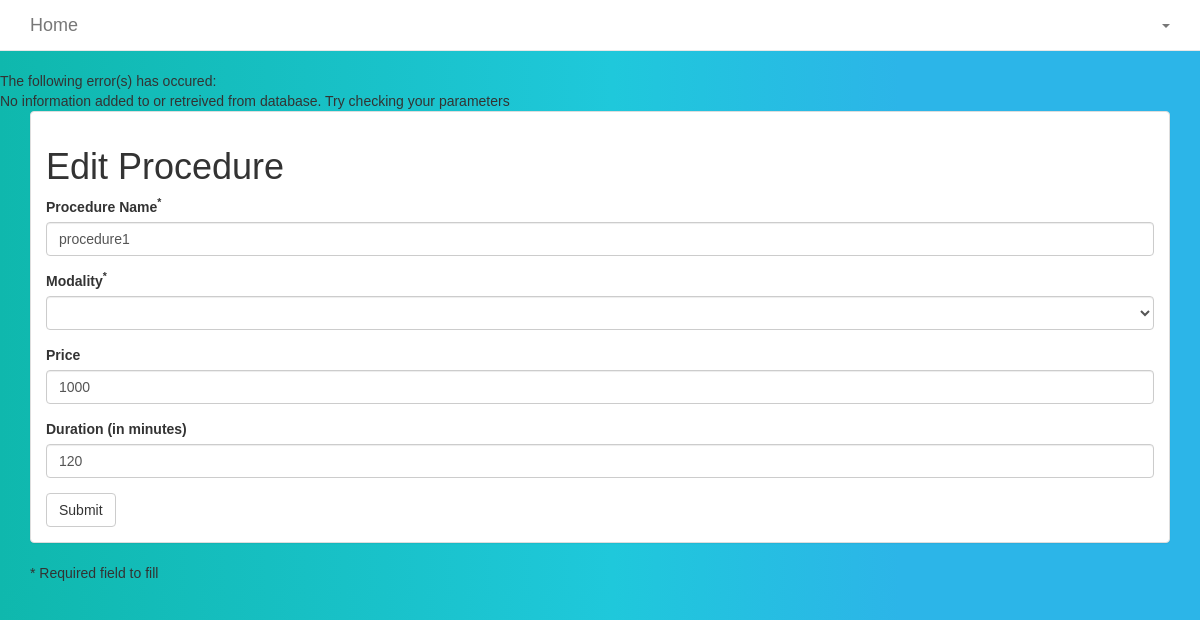
The page /edit_procedure?id=1 (signed in) on the database its author committed.
### tables this page shows
CREATE TABLE `procedures` (
  `procedure_id` int(11) NOT NULL,
  `procedure_name` varchar(20) NOT NULL,
  `Modality` varchar(2) NOT NULL,
  `price` double DEFAULT NULL,
  `duration` int(11) DEFAULT NULL,
  `created_by` varchar(60) DEFAULT NULL,
  `created_on` timestamp NOT NULL DEFAULT CURRENT_TIMESTAMP ON UPDATE CURRENT_TIMESTAMP
);

### views_admin/edit_procedure.php (the view, shortened to what this page needs)
<?php
if(isset($_GET['id'])){
$identification = $_GET['id'];
$sql_procedure = "SELECT * FROM `procedures` WHERE `procedure_id` = '$identification'";
$a_procedure = db_query($sql_procedure);
$this_procedure = $a_procedure->fetch_assoc();
}
?>
<div class="section">
<div class="container">
  <div class="panel panel-default panel-faded">
    <div class="panel-body">
        <div class="row">
          <div class="col-md-12">
            <h1>Edit Procedure</h1>
          </div>
        </div>
            <form role="form" method="post">
                <div class="form-group">
                    <label class="control-label">Procedure Name<sup>*</sup></label>
                    <input class="form-control" type="text" name="procedure_name" value="<?php echo $this_procedure["procedure_name"];?>">
                </div>
                <div class="form-group">
                   <label class="control-label">Modality<sup>*</sup></label>
                   <select class="form-control" name="modality">
                       <option value="<?php echo $this_procedure["modality"];?>"><?php echo $this_procedure["modality"];?></option>
                   </select>
                </div>
                <div class="form-group">
                    <label class="control-label">Price</label>
                  <input class="form-control" type="text" name="price" value="<?php echo $this_procedure["price"];?>">
                </div>
                <div class="form-group">
                    <label class="control-label">Duration (in minutes)</label>
                  <input class="form-control" type="text" name="duration" value="<?php echo $this_procedure["duration"];?>">
                </div>
              <button type="submit" class="btn btn-default">Submit</button>
            </form>
    </div>
  </div>
          <p>*  Required field to fill</p>
</div>
</div>

### assets/css/style.css (style rules this page uses)
body { background:linear-gradient(90deg, #0fb8ad 0%, #1fc8db 51%, #2cb5e8 75%); font-family: Arial,sans-serif; }

### rows shown on the page
procedures: procedure_name "procedure1", price "1000", duration "120"
